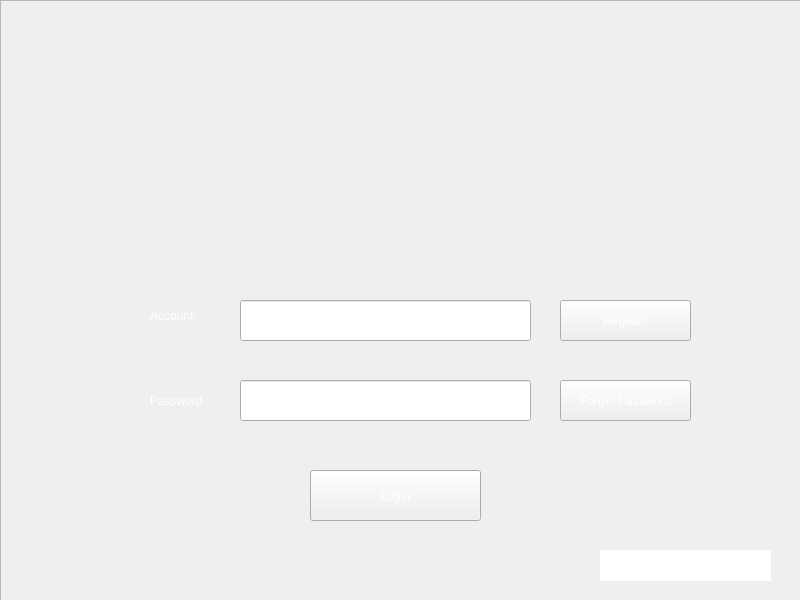
<?xml version="1.0" encoding="UTF-8"?>
<ui version="4.0">
 <class>Login</class>
 <widget class="QWidget" name="Login">
  <property name="geometry">
   <rect>
    <x>0</x>
    <y>0</y>
    <width>800</width>
    <height>600</height>
   </rect>
  </property>
  <property name="windowTitle">
   <string>Login</string>
  </property>
  <widget class="QFrame" name="Login_background">
   <property name="geometry">
    <rect>
     <x>0</x>
     <y>0</y>
     <width>801</width>
     <height>601</height>
    </rect>
   </property>
   <property name="styleSheet">
    <string notr="true">background-image: url(:/image/Login_background.png);</string>
   </property>
   <property name="frameShape">
    <enum>QFrame::StyledPanel</enum>
   </property>
   <property name="frameShadow">
    <enum>QFrame::Raised</enum>
   </property>
   <widget class="QLabel" name="account_label">
    <property name="geometry">
     <rect>
      <x>150</x>
      <y>290</y>
      <width>71</width>
      <height>51</height>
     </rect>
    </property>
    <property name="styleSheet">
     <string notr="true">color:rgb(255, 255, 255);
font: 13pt &quot;宋体&quot;;</string>
    </property>
    <property name="text">
     <string>Account</string>
    </property>
   </widget>
   <widget class="QLabel" name="password_label">
    <property name="geometry">
     <rect>
      <x>150</x>
      <y>380</y>
      <width>71</width>
      <height>41</height>
     </rect>
    </property>
    <property name="styleSheet">
     <string notr="true">color:rgb(255, 255, 255);
font: 13pt &quot;宋体&quot;;</string>
    </property>
    <property name="text">
     <string>Password</string>
    </property>
   </widget>
   <widget class="QLineEdit" name="account_Edit">
    <property name="geometry">
     <rect>
      <x>240</x>
      <y>300</y>
      <width>291</width>
      <height>41</height>
     </rect>
    </property>
    <property name="styleSheet">
     <string notr="true">color:rgb(255, 255, 255)</string>
    </property>
   </widget>
   <widget class="QLineEdit" name="password_Edit">
    <property name="geometry">
     <rect>
      <x>240</x>
      <y>380</y>
      <width>291</width>
      <height>41</height>
     </rect>
    </property>
   </widget>
   <widget class="QPushButton" name="register_button">
    <property name="geometry">
     <rect>
      <x>560</x>
      <y>300</y>
      <width>131</width>
      <height>41</height>
     </rect>
    </property>
    <property name="styleSheet">
     <string notr="true">color:rgb(255, 255, 255);
font: 12pt &quot;宋体&quot;;</string>
    </property>
    <property name="text">
     <string>Register</string>
    </property>
   </widget>
   <widget class="QPushButton" name="lost_password_button">
    <property name="geometry">
     <rect>
      <x>560</x>
      <y>380</y>
      <width>131</width>
      <height>41</height>
     </rect>
    </property>
    <property name="styleSheet">
     <string notr="true">color:rgb(255, 255, 255);
font: 12pt &quot;宋体&quot;;</string>
    </property>
    <property name="text">
     <string>Forget Password</string>
    </property>
   </widget>
   <widget class="QPushButton" name="login_button">
    <property name="geometry">
     <rect>
      <x>310</x>
      <y>470</y>
      <width>171</width>
      <height>51</height>
     </rect>
    </property>
    <property name="styleSheet">
     <string notr="true">color:rgb(255, 255, 255);
font: 20pt &quot;宋体&quot;;</string>
    </property>
    <property name="text">
     <string>Login</string>
    </property>
   </widget>
   <widget class="QLabel" name="tip_label">
    <property name="geometry">
     <rect>
      <x>600</x>
      <y>550</y>
      <width>171</width>
      <height>31</height>
     </rect>
    </property>
    <property name="styleSheet">
     <string notr="true">color: rgb(255, 255, 255);
background-color: rgb(255, 255, 255);
font: 12pt &quot;宋体&quot;;</string>
    </property>
    <property name="text">
     <string>no account</string>
    </property>
   </widget>
  </widget>
 </widget>
 <resources/>
 <connections/>
</ui>
